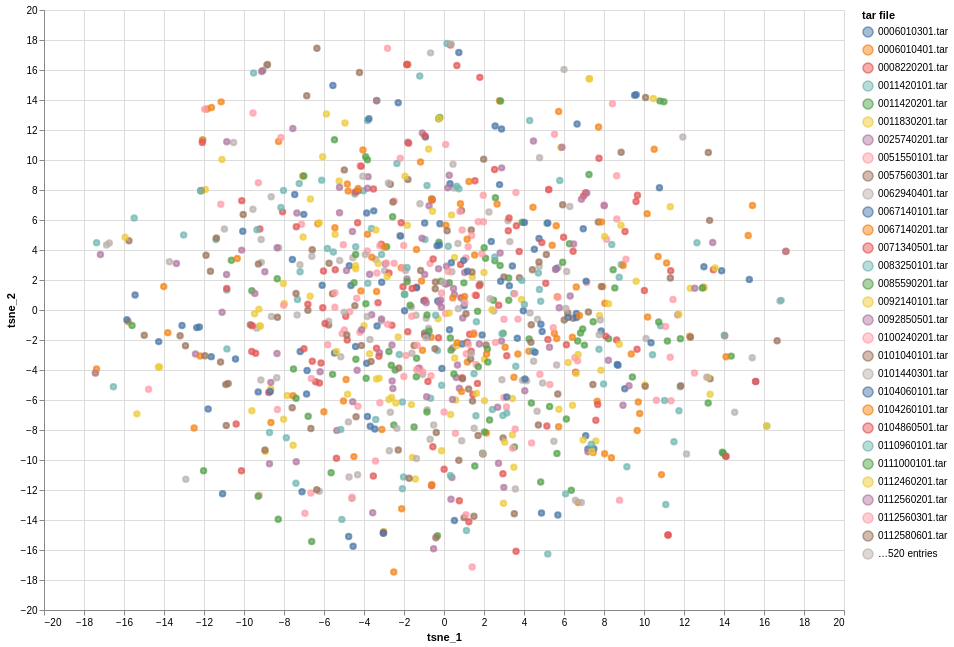

The notebook cell saved with this chart:
### Code cell
alt.Chart(df.sample(n=1_000)).mark_point().encode(
    x='tsne_1:Q',
    y='tsne_2:Q',
    color='tar file:N',
    fill='tar file:N',
    tooltip=['source:N']
    # tooltip=['tar file:N']
).properties(
    width=800, height=600
).interactive()

### Figure 1 — Vega-Lite specification as saved in the notebook (floating-point values rounded to 4 significant figures; data arrays with more than 128 entries replaced by an {"elided": "..."} marker saying what was removed)
{"config": {"view": {"continuousWidth": 300, "continuousHeight": 300}}, "data": {"name": "data-0474190fb8035b50077ec21a77e246e5"}, "mark": {"type": "point"}, "encoding": {"color": {"field": "tar file", "type": "nominal"}, "fill": {"field": "tar file", "type": "nominal"}, "tooltip": [{"field": "source", "type": "nominal"}], "x": {"field": "tsne_1", "type": "quantitative"}, "y": {"field": "tsne_2", "type": "quantitative"}}, "height": 600, "params": [{"name": "param_1", "select": {"type": "interval", "encodings": ["x", "y"]}, "bind": "scales"}], "width": 800, "$schema": "https://vega.github.io/schema/vega-lite/v5.8.0.json", "datasets": {"data-0474190fb8035b50077ec21a77e246e5": {"elided": "1000 records"}}}
